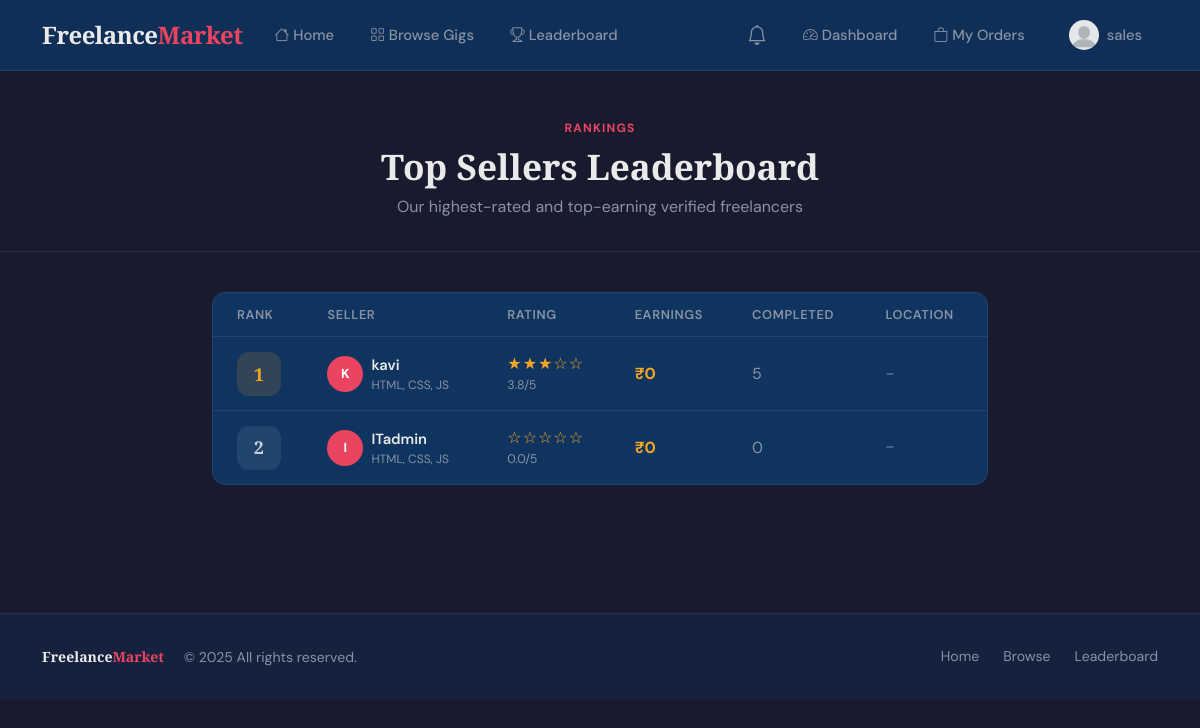
/accounts/leaderboard/ (signed in), run on the app's committed database.
### accounts/models.py (models this page shows, shortened)
class User(AbstractUser):
    class Roles(models.TextChoices):
        BUYER = "buyer", "Buyer"
        SELLER = "seller", "Seller"
    role = models.CharField(
        max_length=10,
        choices=Roles.choices,
        default=Roles.BUYER,
        db_index=True
    )
    bio = models.TextField(null=True)  # null not needed for TextField
    profile_pic = models.ImageField(
        upload_to='profiles/',
        blank=True,
        null=True
    )
    created_at = models.DateTimeField(auto_now_add=True)
    updated_at = models.DateTimeField(auto_now=True)

class SellerProfile(models.Model):
    user = models.OneToOneField(
        settings.AUTH_USER_MODEL,
        on_delete=models.CASCADE,
        related_name='seller_profile'
    )
    skills = models.ManyToManyField(Skill,blank=True)
    experience = models.IntegerField(blank=True, null=True)
    portfolio_link = models.URLField(blank=True)
    total_earnings = models.DecimalField(max_digits=10, decimal_places=2, default=0)
    rating = models.FloatField(default=0)
    location = models.CharField(max_length=150, blank=True, null=True)

class Skill(models.Model):
    name = models.CharField(max_length=100, unique=True)
    def __str__(self):
        return self.name

### accounts/views.py (the view)
# urls.py: path('leaderboard/', public_leaderboard, name='leaderboard'),
def public_leaderboard(request):
    top_sellers = SellerProfile.objects.filter(
        user__role="seller"
    ).select_related("user").annotate(
        total_earnings_calc=Sum(
            "user__gigs__orders__amount",
            filter=Q(user__gigs__orders__status=Order.Status.COMPLETED)
        ),
        completed_orders_count=Count(
            "user__gigs__orders",
            filter=Q(user__gigs__orders__status=Order.Status.COMPLETED)
        )
    ).order_by(
        "-total_earnings_calc",
        "-rating",
        "-completed_orders_count"
    )
    return render(request, "accounts/leaderboard.html", {
        "top_sellers": top_sellers
    })

### accounts/templates/accounts/leaderboard.html (shortened to what this page needs)
{% extends 'base.html' %}
{% block content %}
<div class="page-header">
    <div class="container text-center">
        <div class="section-label">Rankings</div>
        <h1>Top Sellers Leaderboard</h1>
        <p style="color:var(--text-muted);max-width:480px;margin:0.5rem auto 0;">Our highest-rated and top-earning verified freelancers</p>
    </div>
</div>
<div class="container pb-5" style="max-width:800px;">
    {% if top_sellers %}
    <div class="fm-card p-0" style="overflow:hidden;">
        <div class="table-responsive">
            <table class="fm-table">
                <thead>
                    <tr>
                        <th style="padding-left:1.5rem;">Rank</th>
                        <th>Seller</th>
                        <th>Rating</th>
                        <th>Earnings</th>
                        <th>Completed</th>
                        <th>Location</th>
                    </tr>
                </thead>
                <tbody>
                    {% for seller in top_sellers %}
                    <tr>
                        <td style="padding-left:1.5rem;">
                            <div class="rank-badge"
                                 style="{% if forloop.counter == 1 %}background:rgba(245,166,35,0.15);color:var(--accent2);
                                         {% elif forloop.counter == 2 %}background:rgba(200,210,220,0.1);color:#c8d2dc;
                                         {% elif forloop.counter == 3 %}background:rgba(176,141,87,0.1);color:#b08d57;
                                         {% else %}background:var(--surface);color:var(--text-muted);{% endif %}">
                                {{ forloop.counter }}
                            </div>
                        </td>
                        <td>
                            <div class="d-flex align-items-center gap-2">
                                <span style="width:36px;height:36px;border-radius:50%;background:var(--accent);display:flex;align-items:center;justify-content:center;font-weight:700;font-size:0.82rem;color:#fff;flex-shrink:0;">{{ seller.user.username|first|upper }}</span>
                                <div>
                                    <div style="font-weight:600;font-size:0.92rem;">{{ seller.user.username }}</div>
                                    {% if seller.skills.all %}
                                    <div style="color:var(--text-muted);font-size:0.75rem;">{{ seller.skills.all|slice:":3"|join:", " }}</div>
                                    {% endif %}
                                </div>
                            </div>
                        </td>
                        <td>
                            <div class="stars">{% for i in "12345"|make_list %}{% if forloop.counter <= seller.rating %}★{% else %}☆{% endif %}{% endfor %}</div>
                            <div style="color:var(--text-muted);font-size:0.78rem;">{{ seller.rating }}/5</div>
                        </td>
                        <td style="color:var(--accent2);font-weight:700;">₹{{ seller.total_earnings|floatformat:0 }}</td>
                        <td style="color:var(--text-muted);">{{ seller.completed_orders_count }}</td>
                        <td style="color:var(--text-muted);font-size:0.85rem;">
                            {% if seller.location %}<i class="bi bi-geo-alt me-1"></i>{{ seller.location }}{% else %}–{% endif %}
                        </td>
                    </tr>
                    {% endfor %}
                </tbody>
            </table>
        </div>
    </div>
    {% else %}
    <div class="text-center py-5" style="color:var(--text-muted);">
        <i class="bi bi-trophy" style="font-size:3rem;display:block;margin-bottom:1rem;opacity:0.4;"></i>
        <h5>Leaderboard empty</h5>
        <p>No sellers have completed orders yet. Be the first!</p>
    </div>
    {% endif %}
</div>
{% endblock %}

### templates/base.html (shortened to what this page needs)
<!DOCTYPE html>
<html lang="en">
<head>
    <link href="https://cdn.jsdelivr.net/npm/bootstrap@5.3.3/dist/css/bootstrap.min.css" rel="stylesheet">
    <link href="https://cdn.jsdelivr.net/npm/bootstrap-icons@1.11.3/font/bootstrap-icons.min.css" rel="stylesheet">
</head>
<body>
<nav class="navbar navbar-expand-lg">
    <div class="container">
        <a class="navbar-brand" href="{% url 'home' %}">Freelance<span>Market</span></a>
        <div class="collapse navbar-collapse" id="navMain">
            <ul class="navbar-nav me-auto gap-1">
                <li class="nav-item"><a class="nav-link" href="{% url 'home' %}"><i class="bi bi-house me-1"></i>Home</a></li>
                <li class="nav-item"><a class="nav-link" href="{% url 'gig_list' %}"><i class="bi bi-grid me-1"></i>Browse Gigs</a></li>
                {% if user.is_authenticated %}
                <li class="nav-item"><a class="nav-link" href="{% url 'leaderboard' %}"><i class="bi bi-trophy me-1"></i>Leaderboard</a></li>
                {% endif %}
            </ul>
            <ul class="navbar-nav gap-1 align-items-center">
                {% if user.is_authenticated %}
                    <li class="nav-item nav-badge">
                        <a class="nav-link" href="{% url 'notifications' %}">
                            <i class="bi bi-bell fs-5"></i>
                        </a>
                    </li>
                    <li class="nav-item"><a class="nav-link" href="{% url 'dashboard' %}"><i class="bi bi-speedometer2 me-1"></i>Dashboard</a></li>
                    {% if user.role == 'seller' %}
                    <li class="nav-item"><a class="nav-link" href="{% url 'create_gig' %}"><i class="bi bi-plus-circle me-1"></i>Post Gig</a></li>
                    <li class="nav-item"><a class="nav-link" href="{% url 'seller_orders' %}"><i class="bi bi-briefcase me-1"></i>My Orders</a></li>
                    {% else %}
                    <li class="nav-item"><a class="nav-link" href="{% url 'my_orders' %}"><i class="bi bi-bag me-1"></i>My Orders</a></li>
                    {% endif %}
                    <li class="nav-item dropdown ms-2">
                        <a class="nav-link d-flex align-items-center gap-2" href="#" data-bs-toggle="dropdown">
                            {% if user.profile_pic %}
                            <img src="{{ user.profile_pic.url }}" class="rounded-circle" width="30" height="30" style="object-fit:cover;">
                            {% else %}
                            <span style="width:30px;height:30px;border-radius:50%;background:var(--accent);display:inline-flex;align-items:center;justify-content:center;font-weight:700;font-size:0.8rem;">{{ user.username|first|upper }}</span>
                            {% endif %}
                            <span class="d-none d-lg-inline">{{ user.username }}</span>
                        </a>
                    </li>
                {% else %}
                    <li class="nav-item"><a class="nav-link" href="{% url 'login' %}">Login</a></li>
                    <li class="nav-item ms-2"><a class="btn btn-accent" href="{% url 'register' %}">Join Free</a></li>
                {% endif %}
            </ul>
        </div>
    </div>
</nav>
<main>
    {% block content %}{% endblock %}
</main>
<footer>
    <div class="container d-flex flex-column flex-md-row justify-content-between align-items-center gap-3">
        <div>
            <span style="font-family:var(--font-display);font-weight:900;color:var(--text-main);">Freelance<span style="color:var(--accent);">Market</span></span>
            <span class="ms-3">© 2025 All rights reserved.</span>
        </div>
        <div class="d-flex gap-4">
            <a href="{% url 'home' %}" class="text-decoration-none" style="color:var(--text-muted);">Home</a>
            <a href="{% url 'gig_list' %}" class="text-decoration-none" style="color:var(--text-muted);">Browse</a>
            <a href="{% url 'leaderboard' %}" class="text-decoration-none" style="color:var(--text-muted);">Leaderboard</a>
        </div>
    </div>
</footer>
</body>
</html>

### templates/base.html (style rules this page uses)
:root { --primary: #1a1a2e; --accent: #e94560; --accent2: #f5a623; --surface: #16213e; --card-bg: #0f3460; --text-main: #eaeaea; --text-muted: #8892a4; --border: rgba(255,255,255,0.08); --radius: 14px; --font-display: 'Playfair Display', serif; --font-body: 'DM Sans', sans-serif; }
*, *::before, *::after { box-sizing: border-box; margin:0; padding:0; }
body { font-family: var(--font-body); background: var(--primary); color: var(--text-main); min-height: 100vh; }
.navbar { background: rgba(15,52,96,0.85); backdrop-filter: blur(16px); border-bottom: 1px solid var(--border); padding: 0.75rem 0; position: sticky; top: 0; z-index: 1040; }
.navbar-brand { font-family: var(--font-display); font-size: 1.5rem; font-weight: 900; color: var(--text-main) !important; letter-spacing: -0.5px; }
.navbar-brand span { color: var(--accent); }
.nav-link { color: var(--text-muted) !important; font-weight: 500; font-size: 0.92rem; padding: 0.45rem 1rem !important; border-radius: 8px; transition: color 0.2s, background 0.2s; }
.nav-badge { position: relative; }
.fm-card { background: var(--card-bg); border: 1px solid var(--border); border-radius: var(--radius); padding: 1.5rem; transition: transform 0.2s, box-shadow 0.2s; }
.page-header { padding: 3rem 0 2rem; border-bottom: 1px solid var(--border); margin-bottom: 2.5rem; }
.page-header h1 { font-family: var(--font-display); font-size: 2.2rem; font-weight: 900; }
.fm-table { width: 100%; border-collapse: collapse; }
.fm-table th { color: var(--text-muted); font-size: 0.8rem; font-weight: 600; text-transform: uppercase; letter-spacing: 0.6px; padding: 0.75rem 1rem; border-bottom: 1px solid var(--border); }
.fm-table td { padding: 0.9rem 1rem; border-bottom: 1px solid var(--border); vertical-align: middle; }
.fm-table tr:last-child td { border-bottom: none; }
footer { background: var(--surface); border-top: 1px solid var(--border); padding: 2rem 0; color: var(--text-muted); font-size: 0.88rem; margin-top: 5rem; }
.stars { color: var(--accent2); letter-spacing: 1px; }
.section-label { font-size: 0.75rem; font-weight: 700; text-transform: uppercase; letter-spacing: 1.2px; color: var(--accent); margin-bottom: 0.5rem; }

### accounts/templates/accounts/leaderboard.html (style rules this page uses)
.rank-badge { width: 44px; height: 44px; border-radius: 12px; display: flex; align-items: center; justify-content: center; font-family: var(--font-display); font-weight: 900; font-size: 1.1rem; flex-shrink: 0; }

### data on the page
User: profile_pic (placeholder picture), username "sales"
SellerProfile: user.username|first "K", user.username "kavi", skills.all "HTML, CSS, JS", rating "3.8", total_earnings "0", completed_orders_count "5"
SellerProfile: user.username|first "I", user.username "ITadmin", skills.all "HTML, CSS, JS", rating "0.0", total_earnings "0", completed_orders_count "0"
